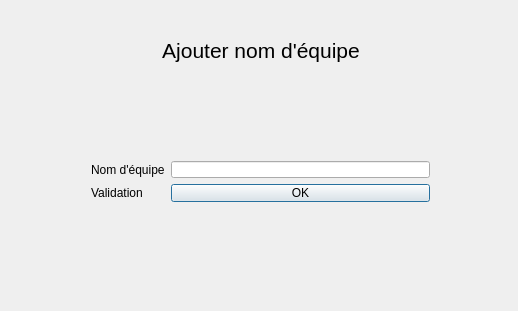
<?xml version="1.0" encoding="UTF-8"?>
<ui version="4.0">
 <class>AjoutAnnuaireInterfaceClass</class>
 <widget class="QDialog" name="AjoutAnnuaireInterfaceClass">
  <property name="geometry">
   <rect>
    <x>0</x>
    <y>0</y>
    <width>518</width>
    <height>311</height>
   </rect>
  </property>
  <property name="windowTitle">
   <string>AjoutAnnuaireInterface</string>
  </property>
  <widget class="QWidget" name="horizontalLayoutWidget">
   <property name="geometry">
    <rect>
     <x>0</x>
     <y>0</y>
     <width>521</width>
     <height>101</height>
    </rect>
   </property>
   <layout class="QHBoxLayout" name="horizontalLayout">
    <item>
     <spacer name="horizontalSpacer">
      <property name="orientation">
       <enum>Qt::Horizontal</enum>
      </property>
      <property name="sizeHint" stdset="0">
       <size>
        <width>78</width>
        <height>20</height>
       </size>
      </property>
     </spacer>
    </item>
    <item>
     <widget class="QLabel" name="label">
      <property name="font">
       <font>
        <pointsize>16</pointsize>
       </font>
      </property>
      <property name="text">
       <string>Ajouter nom d'équipe</string>
      </property>
      <property name="alignment">
       <set>Qt::AlignCenter</set>
      </property>
     </widget>
    </item>
    <item>
     <spacer name="horizontalSpacer_2">
      <property name="orientation">
       <enum>Qt::Horizontal</enum>
      </property>
      <property name="sizeHint" stdset="0">
       <size>
        <width>40</width>
        <height>20</height>
       </size>
      </property>
     </spacer>
    </item>
   </layout>
  </widget>
  <widget class="QWidget" name="formLayoutWidget">
   <property name="geometry">
    <rect>
     <x>80</x>
     <y>150</y>
     <width>361</width>
     <height>63</height>
    </rect>
   </property>
   <layout class="QFormLayout" name="formLayout">
    <property name="fieldGrowthPolicy">
     <enum>QFormLayout::AllNonFixedFieldsGrow</enum>
    </property>
    <item row="0" column="0">
     <widget class="QLabel" name="label_2">
      <property name="text">
       <string>Nom d'équipe</string>
      </property>
     </widget>
    </item>
    <item row="0" column="1">
     <widget class="QLineEdit" name="lineEditNomEquipe"/>
    </item>
    <item row="1" column="0">
     <widget class="QLabel" name="label_validationNomEquipe">
      <property name="text">
       <string>Validation</string>
      </property>
     </widget>
    </item>
    <item row="1" column="1">
     <widget class="QPushButton" name="pushButtonNomEquipe">
      <property name="text">
       <string>OK</string>
      </property>
     </widget>
    </item>
   </layout>
  </widget>
 </widget>
 <layoutdefault spacing="6" margin="11"/>
 <resources/>
 <connections>
  <connection>
   <sender>pushButtonNomEquipe</sender>
   <signal>clicked()</signal>
   <receiver>AjoutAnnuaireInterfaceClass</receiver>
   <slot>validerEnregistrement()</slot>
   <hints>
    <hint type="sourcelabel">
     <x>301</x>
     <y>197</y>
    </hint>
    <hint type="destinationlabel">
     <x>258</x>
     <y>155</y>
    </hint>
   </hints>
  </connection>
 </connections>
 <slots>
  <slot>validerEnregistrement()</slot>
 </slots>
</ui>
